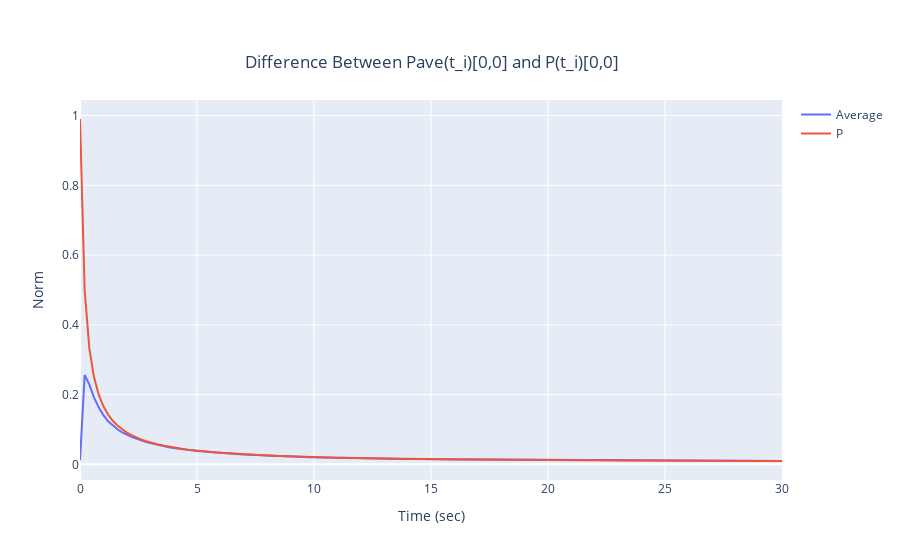

The notebook cell saved with this chart:
### Code cell
pavea = [pave[i, 0, 0] for i in range(kf_steps)]
pa = [Ps[i][0,0] for i in range(kf_steps)]
figpavea = go.Figure()
figpavea.add_trace(go.Scatter(x=t_kf, y=pavea, name="Average"))
figpavea.add_trace(go.Scatter(x=t_kf, y=pa, name="P"))
figpavea.update_layout(title={'text':"Difference Between Pave(t_i)[0,0] and P(t_i)[0,0]",'xanchor':'center','yanchor':'top','y':0.9,'x':0.48}, xaxis_title="Time (sec)", yaxis_title="Norm")
figpavea.show()

### Figure 1 — Plotly figure (JSON) as saved in the notebook; plotly's stock layout.template omitted (floating-point values rounded to 4 significant figures; data arrays with more than 128 entries replaced by an {"elided": "..."} marker saying what was removed)
{"data": [{"name": "Average", "type": "scatter", "x": {"elided": "151 float values"}, "y": {"elided": "151 float values"}}, {"name": "P", "type": "scatter", "x": {"elided": "151 float values"}, "y": {"elided": "151 float values"}}], "layout": {"title": {"text": "Difference Between Pave(t_i)[0,0] and P(t_i)[0,0]", "x": 0.48, "xanchor": "center", "y": 0.9, "yanchor": "top"}, "xaxis": {"title": {"text": "Time (sec)"}}, "yaxis": {"title": {"text": "Norm"}}}}
